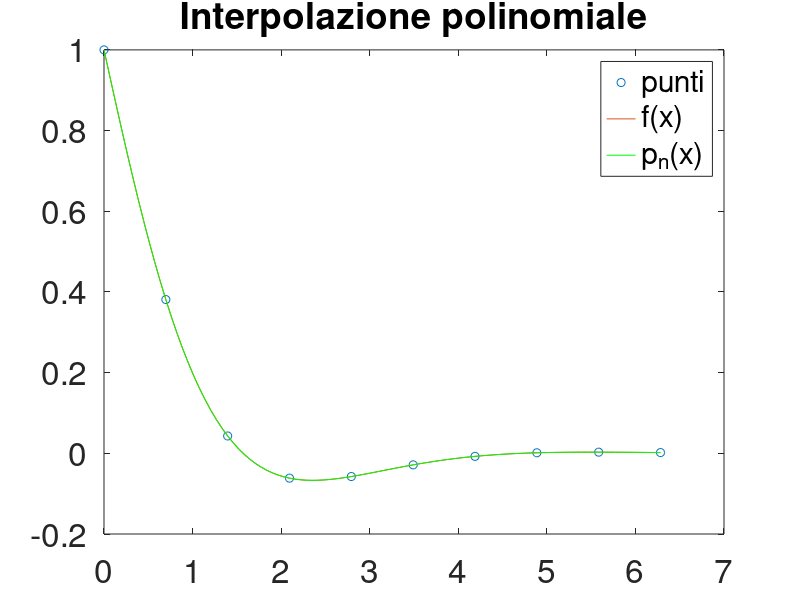

MATLAB code to generate this figure:
function interpola(f,a,b,n)
% Approssimazione di una funzione mediante polinomio interpolante
% Dati di input
%     f: funzione da interpolare
% [a,b]: intervallo di rappresentazione
%     n: numero di nodi equidistanti

if nargin==0
    esempio=2;
    switch esempio
        case 1
            % Esempio 1
            f=@(x)(sin(x));
            a=0;
            b=pi;
            n=3;
        case 2
            % Esempio 2
            f=@(x)(exp(-x).*cos(x));
            a=0;
            b=2*pi;
            n=10;
        case 3
            % Esempio 3 (funzione di Runge)
            f=@(x)(1./(x.^2+1));
            a=-5;
            b=5;
            n=15;

    end
end

x=linspace(a,b,n); % nodi
y=f(x); % valutazione della funzione f nei nodi
X=linspace(a,b,100)';
pX=lagrange(x,y,X);
fX=f(X);


% parte grafica
figure(1)
plot(x,y,'o',X,fX,X,pX,'g')
legend('punti','f(x)','p_n(x)')
set(gca,'fontsize',24)
title('Interpolazione polinomiale')


function Y=lagrange(x,y,X)
% Interpolazione di Lagrange
% sintassi: Y=lagrange(x,y,X)
%
% Parametri di input
% x: vettore dei nodi
% y: vettore delle ordinate
% X: vettore di punti in cui valutare il polinomio interpolante
% 
% Parametri di output
% Y: vettore delle valutazioni del polinomio interpolante nei punti in X

n=length(x);
m=length(X);
Y=zeros(m,1);

for j=1:m
    for k=1:n
        % calcolo Lk(X(j))
        Lk=1;
        for i=[1:k-1,k+1:n]
            Lk=Lk*(X(j)-x(i))/(x(k)-x(i));
        end
        Y(j)=Y(j)+Lk*y(k);
    end
end

  